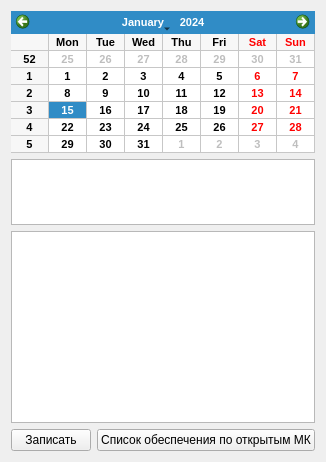
          <widget class="QWidget" name="tab_12">
           <attribute name="title">
            <string>Обеспечение</string>
           </attribute>
           <layout class="QVBoxLayout" name="verticalLayout_15">
            <item>
             <widget class="QCalendarWidget" name="cld_obespechenie">
              <property name="maximumSize">
               <size>
                <width>16777215</width>
                <height>199</height>
               </size>
              </property>
              <property name="font">
               <font>
                <pointsize>8</pointsize>
                <weight>75</weight>
                <bold>true</bold>
               </font>
              </property>
              <property name="gridVisible">
               <bool>true</bool>
              </property>
              <property name="verticalHeaderFormat">
               <enum>QCalendarWidget::ISOWeekNumbers</enum>
              </property>
              <property name="navigationBarVisible">
               <bool>true</bool>
              </property>
              <property name="dateEditEnabled">
               <bool>false</bool>
              </property>
             </widget>
            </item>
            <item>
             <widget class="QTableWidget" name="tbl_obespechenie_filtr">
              <property name="maximumSize">
               <size>
                <width>16777215</width>
                <height>66</height>
               </size>
              </property>
             </widget>
            </item>
            <item>
             <widget class="QTableWidget" name="tbl_obespechenie"/>
            </item>
            <item>
             <layout class="QHBoxLayout" name="horizontalLayout_8">
              <item>
               <widget class="QPushButton" name="btn_obespechenie_zapisat">
                <property name="text">
                 <string>Записать</string>
                </property>
               </widget>
              </item>
              <item>
               <widget class="QPushButton" name="btn_obespechenie_spis_po_mk">
                <property name="text">
                 <string>Список обеспечения по открытым МК</string>
                </property>
               </widget>
              </item>
             </layout>
            </item>
           </layout>
          </widget>
